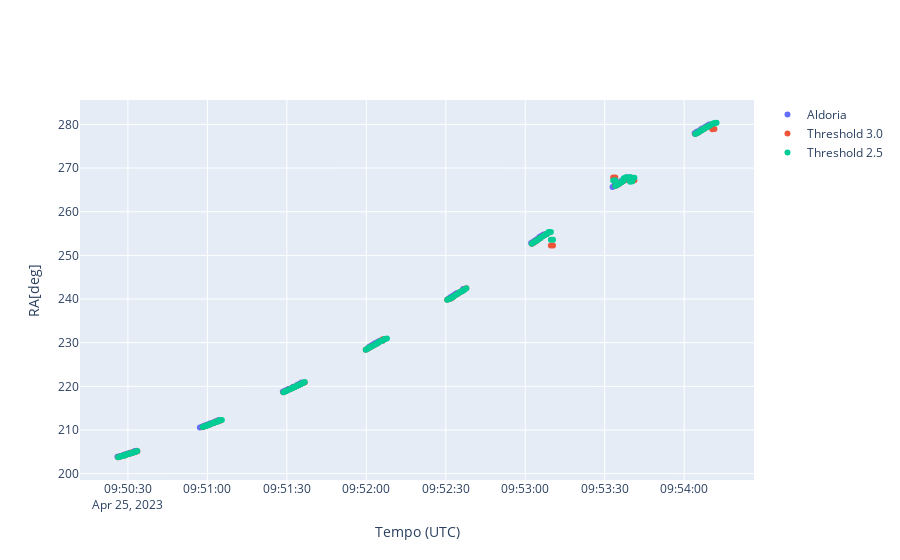
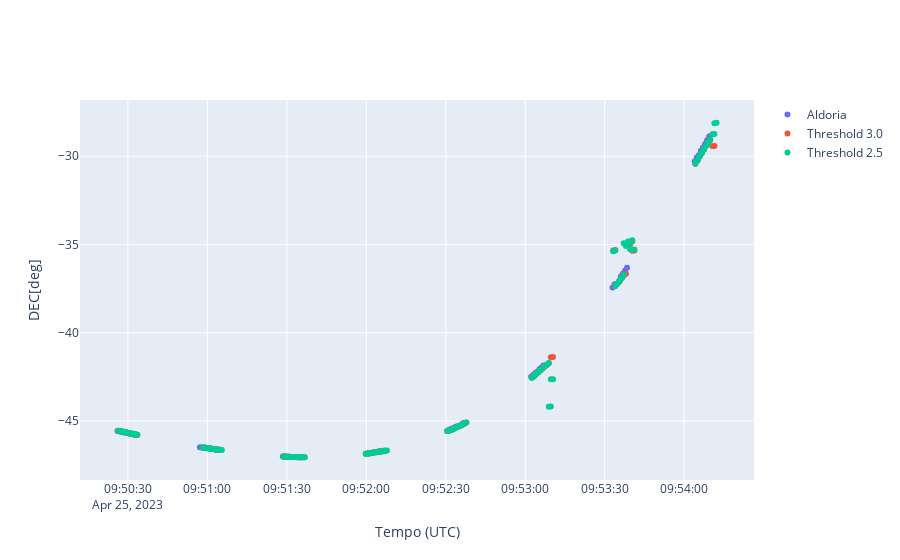

Notebook source saved alongside these figures, in order:
### Code cell
plot_data(
    df_list=[tdm_aldoria_raw, tdm_30_raw, tdm_25_raw],
    legend=["Aldoria", "Threshold 3.0", "Threshold 2.5"],
    y_data=["RA[deg]", "DEC[deg]"],
    x_data='Tempo (UTC)',
)
